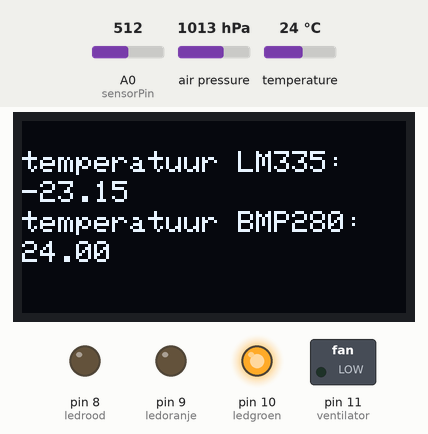
This sketch was run on a simulated Arduino Uno, built with avr-gcc and run on an emulated ATmega328P. On the bench: 128×64 one-colour display, switched loads named in the sketch (green lamp = pin HIGH), output pins drawn as LEDs (lit = HIGH). The test bench sets the inputs (shaded band); at power-on: A0 (sensorPin) = 512, temperature 24 °C, air pressure 1013 hPa. What the sketch prints to the serial monitor is not drawn.

Above: at 3.6 s.
3.7 s: A0 (sensorPin) set to 597
At 5.5 s:
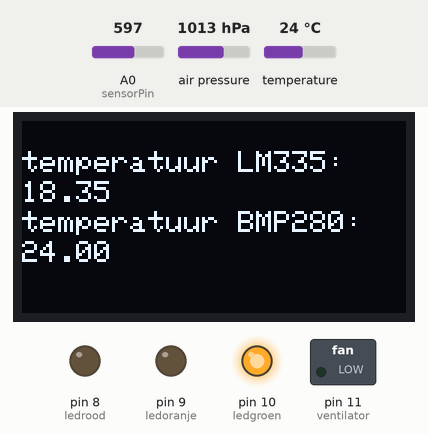
6.6 s: A0 (sensorPin) set to 611
At 9.4 s:
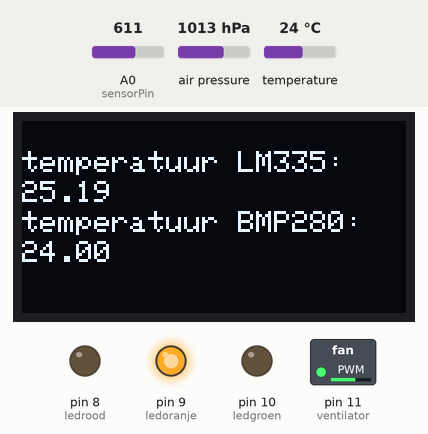
9.7 s: A0 (sensorPin) set to 716
At 12.5 s:
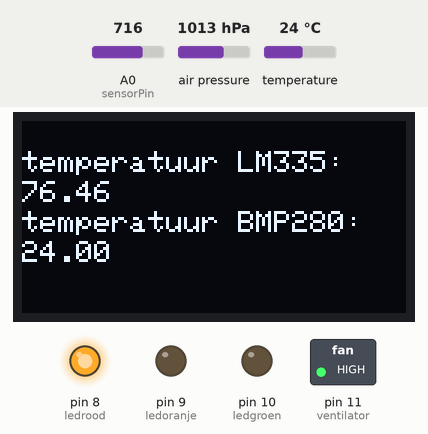
12.8 s: temperature set to 12 °C
At 14.6 s:
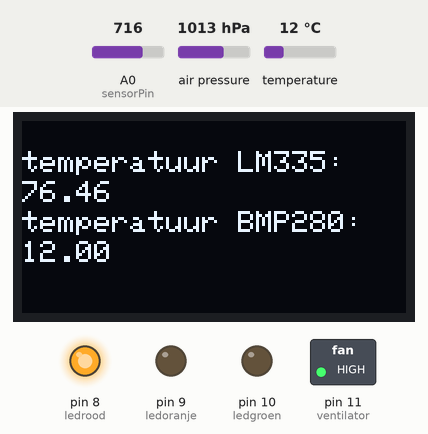
14.9 s: temperature set to 19 °C
17.0 s: temperature set to 28 °C
At 18.6 s:
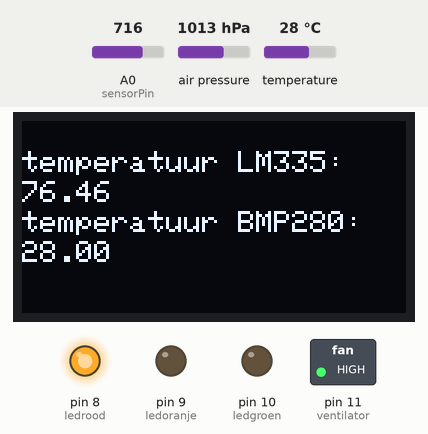
Timing chart, 0 to 20.1 s (numbered marks = the images above; inputs shaded):
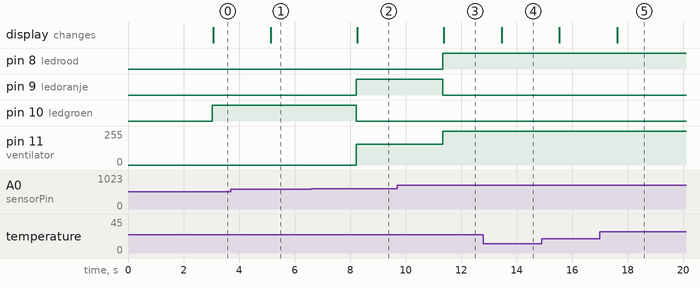

Measured:
- the behaviour switches between 610 and 611 on A0 (sensorPin) (found by bisection; images 1 and 2)
- after the input at 3.7 s, the display: changes after 1.4 s (image 1)
- after the input at 6.6 s, pin 9 (ledoranje): LOW → HIGH after 1.6 s; pin 10 (ledgroen): HIGH → LOW after 1.6 s; pin 11 (ventilator): 0/255 → 155/255 after 1.6 s; the display: changes after 1.7 s (image 2)
- after the input at 9.7 s, pin 8 (ledrood): LOW → HIGH after 1.6 s; pin 9 (ledoranje): HIGH → LOW after 1.6 s; pin 11 (ventilator): 155/255 → 255/255 after 1.6 s; the display: changes after 1.7 s (image 3)
- after the input at 12.8 s, the display: changes after 0.66 s (image 4)
- after the input at 17.0 s, the display: changes after 0.62 s (image 5)

The sketch:

intelligente_ventilator_LM335_en_BMP280.ino
```cpp
#include <Wire.h>
#include <Adafruit_GFX.h>
#include <Adafruit_SSD1306.h>
#include <SPI.h>
#include <Adafruit_BMP280.h>

Adafruit_BMP280 bmp; // use I2C interface
Adafruit_Sensor *bmp_temp = bmp.getTemperatureSensor();
Adafruit_Sensor *bmp_pressure = bmp.getPressureSensor();

#define SCREEN_WIDTH 128 // OLED display width, in pixels
#define SCREEN_HEIGHT 64 // OLED display height, in pixels

// Declaration for an SSD1306 display connected to I2C (SDA, SCL pins)
Adafruit_SSD1306 display(SCREEN_WIDTH, SCREEN_HEIGHT, &Wire, -1);

int sensorPin = A0;
int sensorVal;
int ventilator = 11;
int ledgroen = 10;
int ledoranje = 9;
int ledrood = 8;

void setup() {
  pinMode(sensorPin, INPUT);
  pinMode(ventilator, OUTPUT);
  pinMode(ledgroen, OUTPUT);
  pinMode(ledoranje, OUTPUT);
  pinMode(ledrood, OUTPUT);
  Serial.begin(9600);
                                                                                      // Oled display
  if(!display.begin(SSD1306_SWITCHCAPVCC, 0x3C)) { // Address 0x3D for 128x64
    Serial.println(F("SSD1306 allocation failed"));
    for(;;);
  }
  if (!bmp.begin()) {
    Serial.println(F("Could not find a valid BMP280 sensor, check wiring!"));
    while (1) delay(10);
  }

  /* Default settings from datasheet. */
  bmp.setSampling(Adafruit_BMP280::MODE_NORMAL,     /* Operating Mode. */
                  Adafruit_BMP280::SAMPLING_X2,     /* Temp. oversampling */
                  Adafruit_BMP280::SAMPLING_X16,    /* Pressure oversampling */
                  Adafruit_BMP280::FILTER_X16,      /* Filtering. */
                  Adafruit_BMP280::STANDBY_MS_500); /* Standby time. */

  bmp_temp->printSensorDetails();
  delay(2000);


}

void loop() {
int rawvoltage= analogRead(sensorPin);
Serial.println(sensorVal);
sensorVal = analogRead(sensorPin);
float millivolts= (rawvoltage/1024.0) * 5000;
float kelvin= (millivolts/10);

float celsius= kelvin - 273.15;
Serial.print(celsius);
Serial.println(" degrees Celsius");

delay(1000);
if(celsius < 25){
  digitalWrite(ledgroen, HIGH);
  digitalWrite(ledoranje, LOW);
  digitalWrite(ledrood, LOW);
  digitalWrite(ventilator, LOW);

}
if(celsius > 25 && celsius < 30){
  digitalWrite(ledoranje, HIGH);
  digitalWrite(ledgroen, LOW);
  digitalWrite(ledrood, LOW);
  analogWrite(ventilator, 155);

}
if(celsius > 30){
  digitalWrite(ledrood, HIGH);
  digitalWrite(ledgroen, LOW);
  digitalWrite(ledoranje, LOW);
  digitalWrite(ventilator, HIGH);
}
  display.clearDisplay();

  display.setTextSize(1);
  display.setTextColor(WHITE);
  display.setCursor(0, 10);
  display.println("temperatuur LM335: ");
  display.setTextSize(1);
  display.setTextColor(WHITE);
  display.setCursor(0, 20);
  display.println(celsius);


 sensors_event_t temp_event, pressure_event;   // digitale sensor BMP
  bmp_temp->getEvent(&temp_event);
  bmp_pressure->getEvent(&pressure_event);

  Serial.print(F("Temperature = "));
  Serial.print(temp_event.temperature);
  Serial.println(" *C");

  Serial.print(F("Pressure = "));
  Serial.print(pressure_event.pressure);
  Serial.println(" hPa");

  Serial.println();

  display.setTextSize(1);
  display.setTextColor(WHITE);
  display.setCursor(0, 30);
  display.println("temperatuur BMP280: ");
  display.setTextSize(1);
  display.setTextColor(WHITE);
  display.setCursor(0, 40);
  display.println(temp_event.temperature);
  display.display();
}
```
